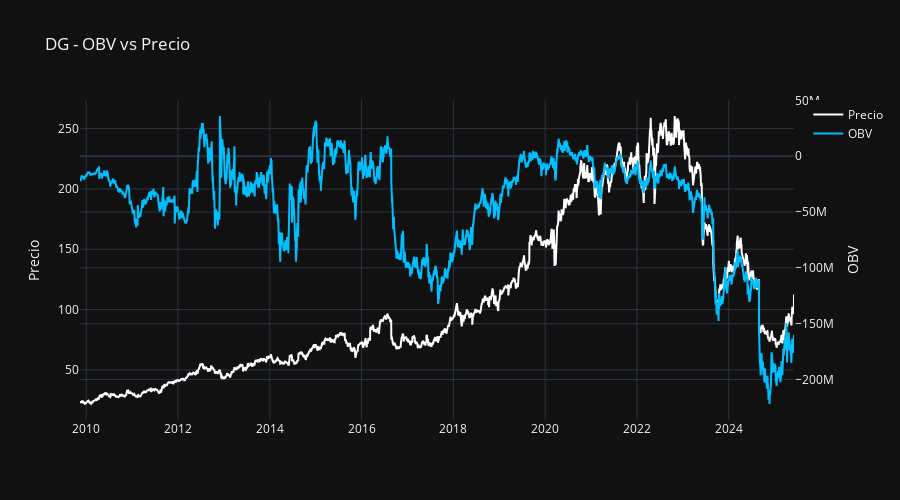

The notebook cell this image was saved under:
### Code cell
fig = go.Figure()

fig.add_trace(go.Scatter(x=df.index, y=df["close"], name="Precio", yaxis="y1", line=dict(color="white")))
fig.add_trace(go.Scatter(x=df.index, y=df["obv"], name="OBV", yaxis="y2", line=dict(color="deepskyblue")))

fig.update_layout(
    title=f"{simbolo} - OBV vs Precio",
    template="plotly_dark",
    height=500,
    yaxis=dict(title="Precio"),
    yaxis2=dict(title="OBV", overlaying="y", side="right")
)

fig.show()

### Figure 1 — Plotly figure (JSON) as saved in the notebook; plotly's stock layout.template omitted (floating-point values rounded to 4 significant figures; data arrays with more than 128 entries replaced by an {"elided": "..."} marker saying what was removed)
{"data": [{"line": {"color": "white"}, "name": "Precio", "type": "scatter", "x": {"elided": "3911 str values"}, "y": {"elided": "3911 float values"}, "yaxis": "y"}, {"line": {"color": "deepskyblue"}, "name": "OBV", "type": "scatter", "x": {"elided": "3911 str values"}, "y": {"elided": "3911 int values"}, "yaxis": "y2"}], "layout": {"height": 500, "title": {"text": "DG - OBV vs Precio"}, "yaxis": {"title": {"text": "Precio"}}, "yaxis2": {"overlaying": "y", "side": "right", "title": {"text": "OBV"}}}}
